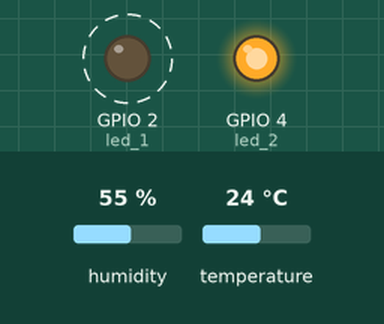
This sketch was run on a simulated ESP32. On the bench: output pins drawn as LEDs (lit = HIGH). Dashed ring = blinking. The inputs (shaded band) are chosen by the test bench; at power-on: humidity 55 %, temperature 24 °C. WiFi joins after 1.5 s; servers stay silent unless stated; what the sketch prints to the serial monitor is not drawn.

Above: at 3.5 s.
Timing chart, 0 to 7.4 s (numbered marks = the images above):
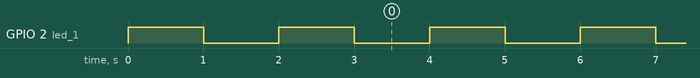

The sketch:

RTOS.ino
```cpp
#define BLYNK_TEMPLATE_ID "TMPLh97p-aAU"
#define BLYNK_DEVICE_NAME "DHT11"
#define BLYNK_AUTH_TOKEN "JiVaTyhB-UaHC1IubsRafuzMmrTeFO2b"

#define BLYNK_PRINT Serial
#include <WiFi.h>
#include <WiFiClient.h>
#include <BlynkSimpleEsp32.h>

#include "DHT.h"
char ssid[] = "TV CLC";
char pass[] = "khongchoo";

#define DHTTYPE DHT11
#define DHTPIN 5
TaskHandle_t Task1;
TaskHandle_t Task2;
DHT dht(DHTPIN, DHTTYPE);
BlynkTimer timer;
const int led_1 = 2;
const int led_2 = 4;
void sendSensor()
{
  float h = dht.readHumidity();


  float t = dht.readTemperature(); // or dht.readTemperature(true) for Fahrenheit

  if (isnan(h) || isnan(t)) {
    Serial.println("Failed to read from DHT sensor!");
    return;
  }
  Blynk.virtualWrite(V0, t);
  Blynk.virtualWrite(V1, h);
}
void setup()

{

Serial.begin(115200);

pinMode(led_1, OUTPUT);

pinMode(led_2, OUTPUT);

xTaskCreatePinnedToCore(Task1code,"Task1",10000,NULL,1,&Task1,0);  delay(500);

xTaskCreatePinnedToCore(Task2code,"Task2",10000,NULL,1,&Task2,1);  delay(500);

dht.begin();
  timer.setInterval(1000L, sendSensor);
  Blynk.begin(BLYNK_AUTH_TOKEN, ssid, pass);
}

void Task1code( void * parameter )

{

Serial.print("Task1 is running on core ");

Serial.println(xPortGetCoreID());

for(;;){

digitalWrite(led_1, HIGH);

vTaskDelay(1000);

digitalWrite(led_1, LOW);

vTaskDelay(1000);

}

}

void Task2code( void * parameter )

{

Serial.print("Task2 is running on core ");

Serial.println(xPortGetCoreID());

for(;;)

{ digitalWrite(led_2, HIGH);

vTaskDelay(1000);


}

}

void loop()

{
sendSensor();
  Blynk.run();
}
```

Measured:
- by itself, GPIO 2 (led_1): alternates HIGH for 1.0 s and LOW for 1.0 s
